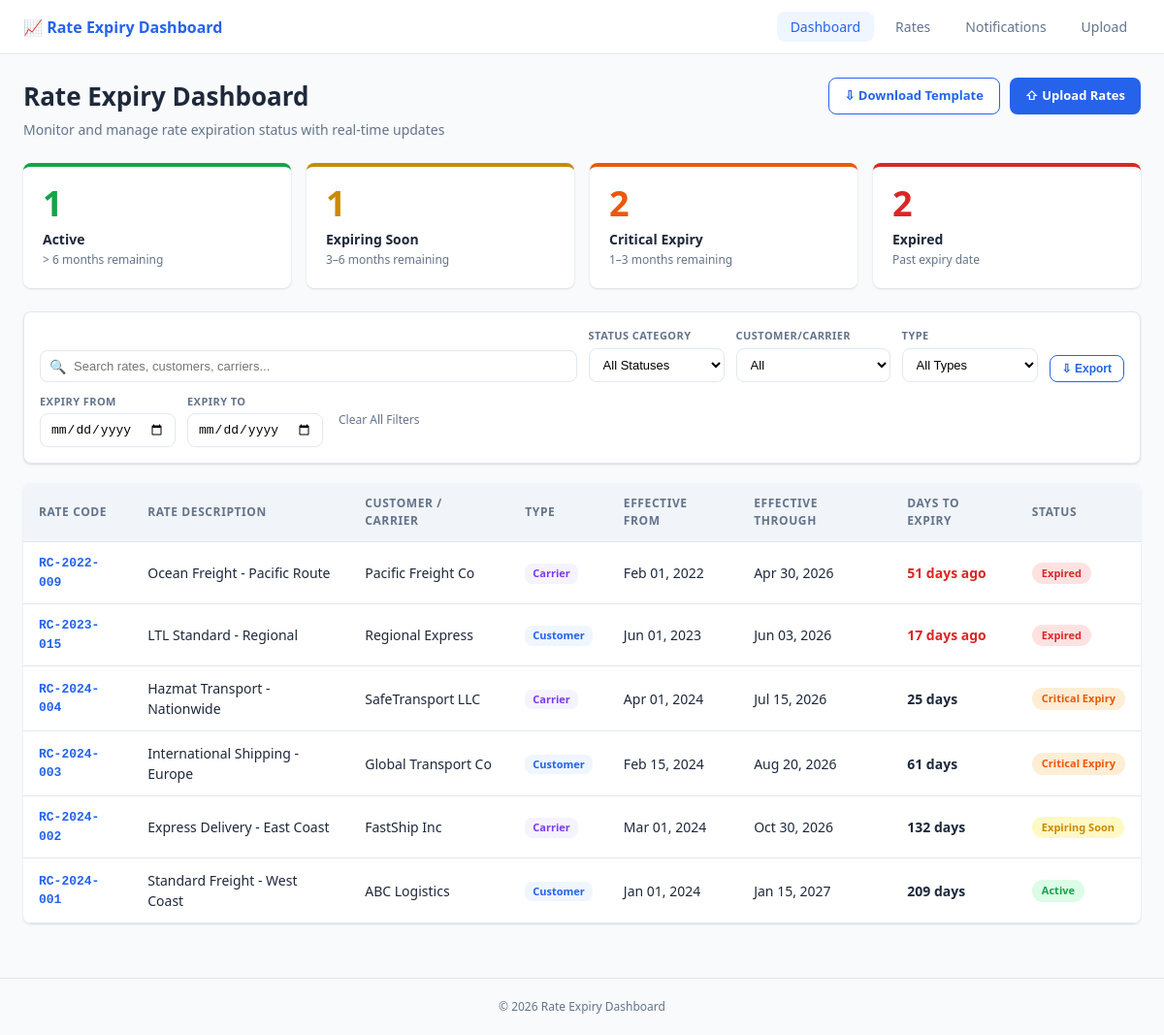
The page / on the database its author committed.
### tables this page shows
CREATE TABLE IF NOT EXISTS rates (
    id                   INT            AUTO_INCREMENT PRIMARY KEY,
    rate_code            VARCHAR(50)    NOT NULL UNIQUE,
    rate_description     VARCHAR(255)   NOT NULL,
    customer_carrier_id  INT            NOT NULL,
    type                 ENUM('Customer','Carrier') NOT NULL,
    effective_from       DATE           NOT NULL,
    effective_through    DATE           NOT NULL,
    status               ENUM('Active','Expiring Soon','Critical Expiry','Expired')
                                        NOT NULL DEFAULT 'Active',
    notes                TEXT           DEFAULT NULL,
    created_by           INT            DEFAULT NULL,
    created_at           DATETIME       NOT NULL DEFAULT CURRENT_TIMESTAMP,
    updated_at           DATETIME       NOT NULL DEFAULT CURRENT_TIMESTAMP ON UPDATE CURRENT_TIMESTAMP,
    CONSTRAINT fk_rates_cc   FOREIGN KEY (customer_carrier_id)
        REFERENCES customers_carriers(id) ON DELETE RESTRICT ON UPDATE CASCADE,
    CONSTRAINT fk_rates_user FOREIGN KEY (created_by)
        REFERENCES users(id) ON DELETE SET NULL ON UPDATE CASCADE
);

CREATE TABLE IF NOT EXISTS customers_carriers (
    id          INT            AUTO_INCREMENT PRIMARY KEY,
    name        VARCHAR(150)   NOT NULL,
    type        ENUM('Customer','Carrier') NOT NULL,
    email       VARCHAR(150)   DEFAULT NULL,
    phone       VARCHAR(30)    DEFAULT NULL,
    address     VARCHAR(255)   DEFAULT NULL,
    is_active   TINYINT(1)     NOT NULL DEFAULT 1,
    created_at  DATETIME       NOT NULL DEFAULT CURRENT_TIMESTAMP,
    updated_at  DATETIME       NOT NULL DEFAULT CURRENT_TIMESTAMP ON UPDATE CURRENT_TIMESTAMP
);

### includes/functions.php (called while the page is built, shortened)
<?php
function getStatusCounts(): array {
    $db = getDB();
    $result = $db->query("
        SELECT status, COUNT(*) AS total
        FROM rates
        GROUP BY status
    ");
    $counts = ['Active' => 0, 'Expiring Soon' => 0, 'Critical Expiry' => 0, 'Expired' => 0];
    while ($row = $result->fetch_assoc()) {
        $counts[$row['status']] = (int)$row['total'];
    }
    return $counts;
}
function getRates(array $filters = []): array {
    $db   = getDB();
    $sql  = "
        SELECT r.id, r.rate_code, r.rate_description,
               cc.name AS customer_carrier, r.customer_carrier_id, r.type,
               r.effective_from, r.effective_through, r.status, r.notes,
               DATEDIFF(r.effective_through, CURDATE()) AS days_to_expiry
        FROM rates r
        JOIN customers_carriers cc ON cc.id = r.customer_carrier_id
        WHERE 1=1
    ";
    $params = [];
    $sql .= " ORDER BY r.effective_through ASC";
    $stmt = $db->prepare($sql);
    $stmt->execute();
    return $stmt->get_result()->fetch_all(MYSQLI_ASSOC);
}
function getDashboardAlertCount(): int {
    $db = getDB();
    return (int) $db->query("
        SELECT COUNT(*) AS cnt
        FROM   notifications
        WHERE  channel = 'dashboard'
          AND  status  = 'sent'
          AND  sent_at >= DATE_SUB(NOW(), INTERVAL 7 DAY)
    ")->fetch_assoc()['cnt'];
}
function statusBadgeClass(string $status): string {
    return match ($status) {
        'Active'          => 'badge-active',
        'Expiring Soon'   => 'badge-expiring',
        'Critical Expiry' => 'badge-critical',
        'Expired'         => 'badge-expired',
        default           => 'badge-secondary',
    };
}
function formatDaysLabel(int $days): string {
    if ($days < 0)  return abs($days) . ' days ago';
    return $days . ' days';
}

### index.php (the view, shortened to what this page needs)
<?php
require_once __DIR__ . '/includes/functions.php';
$filters = [
    'search'     => trim($_GET['search']     ?? ''),
    'status'     => trim($_GET['status']     ?? ''),
    'cc_id'      => intval($_GET['cc_id']    ?? 0),
    'type'       => trim($_GET['type']       ?? ''),
    'expiry_from'=> trim($_GET['expiry_from']?? ''),
    'expiry_to'  => trim($_GET['expiry_to']  ?? ''),
];
$counts            = getStatusCounts();
$rates             = getRates($filters);
include __DIR__ . '/includes/header.php';
?>
<div class="page-header">
    <div>
        <h1 class="page-title">Rate Expiry Dashboard</h1>
        <p class="page-subtitle">Monitor and manage rate expiration status with real-time updates</p>
    </div>
    <div class="page-actions">
        <a href="/rate-expiry-dashboard/assets/templates/rate_upload_template.csv" class="btn btn-outline" download>
            &#8681; Download Template
        </a>
        <a href="/rate-expiry-dashboard/pages/upload.php" class="btn btn-primary">
            &#8679; Upload Rates
        </a>
    </div>
</div>
<div class="cards-grid">
    <div class="card card-active">
        <div class="card-count"><?= $counts['Active'] ?></div>
        <div class="card-label">Active</div>
        <div class="card-sublabel">&gt; 6 months remaining</div>
    </div>
    <div class="card card-expiring">
        <div class="card-count"><?= $counts['Expiring Soon'] ?></div>
        <div class="card-label">Expiring Soon</div>
        <div class="card-sublabel">3–6 months remaining</div>
    </div>
    <div class="card card-critical">
        <div class="card-count"><?= $counts['Critical Expiry'] ?></div>
        <div class="card-label">Critical Expiry</div>
        <div class="card-sublabel">1–3 months remaining</div>
    </div>
    <div class="card card-expired">
        <div class="card-count"><?= $counts['Expired'] ?></div>
        <div class="card-label">Expired</div>
        <div class="card-sublabel">Past expiry date</div>
    </div>
</div>
<form class="filters-bar" method="GET" action="">
    <div class="filter-row">
        <div class="filter-search">
            <span class="search-icon">&#128269;</span>
            <input type="text" name="search" placeholder="Search rates, customers, carriers..."
                   value="<?= htmlspecialchars($filters['search']) ?>">
        </div>
        <div class="filter-group">
            <label>Status Category</label>
            <select name="status">
                <option value="">All Statuses</option>
            </select>
        </div>
        <div class="filter-group">
            <label>Customer/Carrier</label>
            <select name="cc_id">
                <option value="">All</option>
            </select>
        </div>
        <div class="filter-group">
            <label>Type</label>
            <select name="type">
                <option value="">All Types</option>
            </select>
        </div>
        <button type="submit" class="btn btn-outline btn-sm">&#8681; Export</button>
    </div>
    <div class="filter-row filter-row-dates">
        <div class="filter-group">
            <label>Expiry From</label>
            <input type="date" name="expiry_from" value="<?= htmlspecialchars($filters['expiry_from']) ?>">
        </div>
        <div class="filter-group">
            <label>Expiry To</label>
            <input type="date" name="expiry_to" value="<?= htmlspecialchars($filters['expiry_to']) ?>">
        </div>
        <a href="/rate-expiry-dashboard/index.php" class="btn-link">Clear All Filters</a>
    </div>
</form>
<div class="table-wrapper">
    <table class="rates-table">
        <thead>
            <tr>
                <th>Rate Code</th>
                <th>Rate Description</th>
                <th>Customer / Carrier</th>
                <th>Type</th>
                <th>Effective From</th>
                <th>Effective Through</th>
                <th>Days to Expiry</th>
                <th>Status</th>
            </tr>
        </thead>
        <tbody>
        <?php if (empty($rates)): ?>
            <tr><td colspan="8" class="empty-state">No rates found matching your filters.</td></tr>
        <?php else: ?>
            <?php foreach ($rates as $r): ?>
            <tr>
                <td class="rate-code"><?= htmlspecialchars($r['rate_code']) ?></td>
                <td><?= htmlspecialchars($r['rate_description']) ?></td>
                <td><?= htmlspecialchars($r['customer_carrier']) ?></td>
                <td><span class="type-badge type-<?= strtolower($r['type']) ?>"><?= $r['type'] ?></span></td>
                <td><?= date('M d, Y', strtotime($r['effective_from'])) ?></td>
                <td><?= date('M d, Y', strtotime($r['effective_through'])) ?></td>
                <td class="days-cell <?= $r['days_to_expiry'] < 0 ? 'days-overdue' : '' ?>">
                    <?= formatDaysLabel((int)$r['days_to_expiry']) ?>
                </td>
                <td><span class="badge <?= statusBadgeClass($r['status']) ?>"><?= $r['status'] ?></span></td>
            </tr>
            <?php endforeach; ?>
        <?php endif; ?>
        </tbody>
    </table>
</div>
<?php include __DIR__ . '/includes/footer.php'; ?>

### includes/header.php (shortened to what this page needs)
<!DOCTYPE html>
<html lang="en">
<head>
    <link rel="stylesheet" href="/rate-expiry-dashboard/assets/css/style.css">
</head>
<body>
<?php
$_currentScript = basename($_SERVER['PHP_SELF']);
$_alertCount = getDashboardAlertCount();
$_navLinks = [
    ['href' => '/rate-expiry-dashboard/index.php',                'label' => 'Dashboard',     'file' => 'index.php',        'badge' => 0],
    ['href' => '/rate-expiry-dashboard/pages/rates.php',          'label' => 'Rates',         'file' => 'rates.php',        'badge' => 0],
    ['href' => '/rate-expiry-dashboard/pages/notifications.php',  'label' => 'Notifications', 'file' => 'notifications.php','badge' => $_alertCount],
    ['href' => '/rate-expiry-dashboard/pages/upload.php',         'label' => 'Upload',        'file' => 'upload.php',       'badge' => 0],
];
?>
<nav class="navbar">
    <div class="navbar-brand">&#128200; Rate Expiry Dashboard</div>
    <ul class="navbar-links">
        <?php foreach ($_navLinks as $link): ?>
        <li>
            <a href="<?= $link['href'] ?>" class="<?= $_currentScript === $link['file'] ? 'active' : '' ?>" style="position:relative">
                <?= $link['label'] ?>
            </a>
        </li>
        <?php endforeach; ?>
    </ul>
</nav>
<main class="container">

### includes/footer.php (shortened to what this page needs)
</main>
<footer class="footer">
    <p>&copy; <?= date('Y') ?> Rate Expiry Dashboard</p>
</footer>
</body>
</html>

### rows shown on the page
rates: rate_code "RC-2022-009", rate_description "Ocean Freight - Pacific Route", customer_carrier.name "Pacific Freight Co", type "Carrier", effective_from "Feb 01, 2022", effective_through "Apr 30, 2026", days_to_expiry "51 days ago", status "Expired"
rates: rate_code "RC-2023-015", rate_description "LTL Standard - Regional", customer_carrier.name "Regional Express", type "Customer", effective_from "Jun 01, 2023", effective_through "Jun 03, 2026", days_to_expiry "17 days ago", status "Expired"
rates: rate_code "RC-2024-004", rate_description "Hazmat Transport - Nationwide", customer_carrier.name "SafeTransport LLC", type "Carrier", effective_from "Apr 01, 2024", effective_through "Jul 15, 2026", days_to_expiry "25 days", status "Critical Expiry"
rates: rate_code "RC-2024-003", rate_description "International Shipping - Europe", customer_carrier.name "Global Transport Co", type "Customer", effective_from "Feb 15, 2024", effective_through "Aug 20, 2026", days_to_expiry "61 days", status "Critical Expiry"
rates: rate_code "RC-2024-002", rate_description "Express Delivery - East Coast", customer_carrier.name "FastShip Inc", type "Carrier", effective_from "Mar 01, 2024", effective_through "Oct 30, 2026", days_to_expiry "132 days", status "Expiring Soon"
rates: rate_code "RC-2024-001", rate_description "Standard Freight - West Coast", customer_carrier.name "ABC Logistics", type "Customer", effective_from "Jan 01, 2024", effective_through "Jan 15, 2027", days_to_expiry "209 days", status "Active"

### other values the page prints
$link['label'] "Dashboard"
$link['label'] "Rates"
$link['label'] "Notifications"
$link['label'] "Upload"
$counts['Active'] "1"
$counts['Expiring Soon'] "1"
$counts['Critical Expiry'] "2"
$counts['Expired'] "2"
